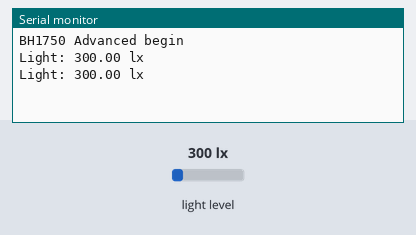
The sketch below on a simulated Arduino Uno, built with avr-gcc and run on an emulated ATmega328P. Parts: the last lines printed to the serial monitor. The inputs (shaded band) are chosen by the test bench; at power-on: light level 300 lx.

Above: at 1.8 s.
1.9 s: light level set to 40 lx
At 2.3 s:
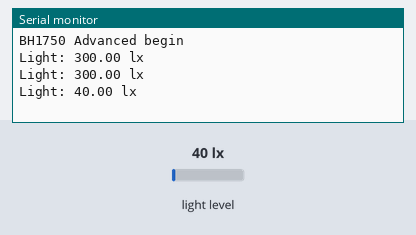
3.4 s: light level set to 500 lx
At 4.8 s:
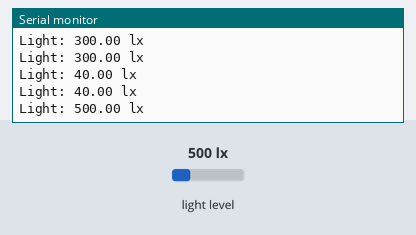
Timing chart, 0 to 6.4 s (numbered marks = the images above; inputs shaded):
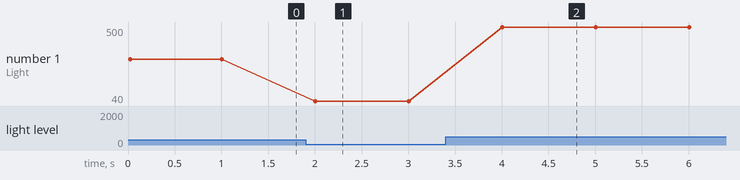

Measured:
- after the input at 1.9 s, the serial monitor: prints a new line after 0.10 s (image 1)
- after the input at 3.4 s, the serial monitor: prints a new line after 0.61 s (image 2)
- plotted number 1: 300 → 40 after the input at 1.9 s, 40 → 500 after the input at 3.4 s

The sketch:

Light_Intensity_second_program.ino
```cpp
#include <Wire.h>
#include <BH1750.h>


BH1750 lightMeter(0x23);

void setup(){

  Serial.begin(9600);

  // Initialize the I2C bus (BH1750 library doesn't do this automatically)
  Wire.begin();
  // On esp8266 you can select SCL and SDA pins using Wire.begin(D4, D3);

  // begin returns a boolean that can be used to detect setup problems.
  if (lightMeter.begin(BH1750::CONTINUOUS_HIGH_RES_MODE)) {
    Serial.println(F("BH1750 Advanced begin"));
  }
  else {
    Serial.println(F("Error initialising BH1750"));
  }

}

void loop() {

  float lux = lightMeter.readLightLevel();
  Serial.print("Light: ");
  Serial.print(lux);
  Serial.println(" lx");
  delay(1000);

}
```
